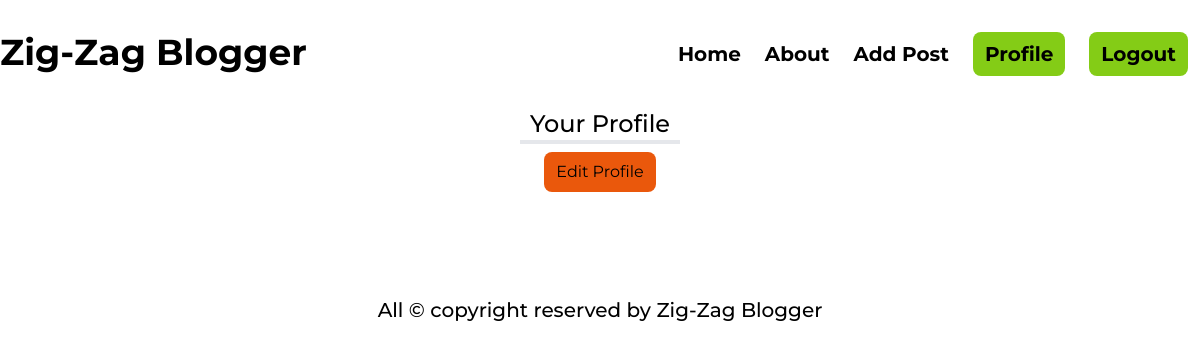
Page /author/profile/ (signed in) on the earlier database version.
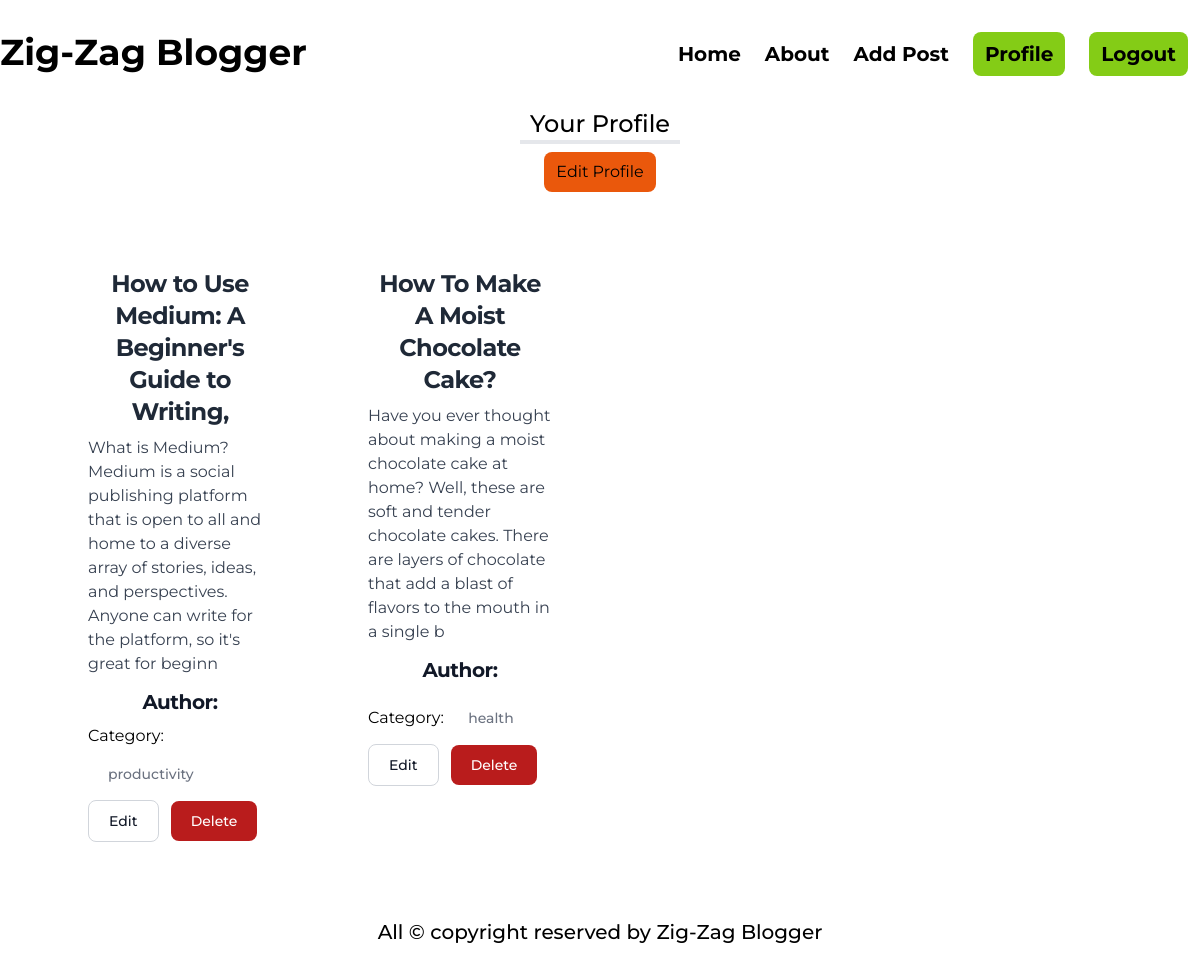
Same page on the later database version.
### posts/models.py (models this page shows, shortened)
class Post(models.Model):
    title = models.CharField(max_length=50)
    content = models.TextField()
    category = models.ManyToManyField(Category)
    author = models.ForeignKey(User, on_delete=models.CASCADE)
    image = models.ImageField(upload_to='posts/media/uploads/', blank=True, null = True)

### categories/models.py (models this page shows, shortened)
class Category(models.Model):
    name = models.CharField(max_length=50)
    slug = models.SlugField(max_length=100, unique = True, null=True, blank=True)

### author/views.py (the view)
# urls.py: path('profile/', views.profile, name='profile'),
@login_required
def profile(req):
    data = Post.objects.filter(author = req.user)
    return render(req, 'profile.html', {'data':data})

### author/templates/profile.html (shortened to what this page needs)
{% extends "base.html" %}
{% load tailwind_filters %}
{% load crispy_forms_tags %}
{% block content %}
<h1 class="text-2xl text-center mx-auto font-medium border-b-4 w-40">
  Your Profile
</h1>
<div class="text-center">
    <button class="bg-orange-600 px-3 py-2 rounded-lg my-2"><a href="{% url 'edit_profile' %}">Edit Profile</a></button>
</div>
<div class="grid md:grid-cols-2 lg:grid-cols-4 gap-4 my-12 mx-12">
    {% for i in data %}
    <div class="rounded-lg mx-5">
      <div class="p-5">
        <a href="#">
          <h5
            class="mb-2 text-center text-2xl font-bold tracking-tight text-gray-800"
          >
            {{i.title}}
          </h5>
        </a>
        <p class="mb-3 font-normal text-gray-700 dark:text-gray-400">
          {{i.content|slice:":200"}}
        </p>
        <h1
          class="mb-2 text-center text-xl font-bold tracking-tight text-gray-900"
        >
          Author: {{i.author.first_name}} {{i.author.last_name}}
        </h1>
        <p>
          Category: {% for cat in i.category.all %}
          <a
            href="#"
            class="inline-flex items-center px-3 py-2 text-sm font-medium text-center text-gray-500 m-2"
          >
            {{cat.name}}
          </a>
          {% endfor %}
        </p>
        <button
          type="button"
          class="text-gray-900 bg-white border border-gray-300 focus:outline-none hover:bg-gray-100 focus:ring-4 focus:ring-gray-200 font-medium rounded-lg text-sm px-5 py-2.5 me-2 mb-2 dark:bg-gray-800 dark:text-white dark:border-gray-600 dark:hover:bg-gray-700 dark:hover:border-gray-600 dark:focus:ring-gray-700"
        >
          <a href="{% url "edit_post" i.id %}">Edit</a>
        </button>
        <button
          type="button"
          class="focus:outline-none text-white bg-red-700 hover:bg-red-800 focus:ring-4 focus:ring-red-300 font-medium rounded-lg text-sm px-5 py-2.5 me-2 mb-2 dark:bg-red-600 dark:hover:bg-red-700 dark:focus:ring-red-900"
        >
        <a href="{% url "delete_post" i.id %}">Delete</a>
        </button>
      </div>
    </div>
    {% endfor %}
  </div>
{% endblock %}

### templates/base.html (shortened to what this page needs)
{% load static tailwind_tags %}
<html>
  <head>
    {% tailwind_css %}
  </head>
  <body style="font-family: 'Montserrat', sans-serif">
    <nav>
      <div class="flex justify-between max-w-[1200px] mx-auto py-8">
        <div>
          <h1
            class="text-2xl md:text-3xl lg:text-4xl font-bold whitespace-nowrap"
          >
            Zig-Zag Blogger
          </h1>
        </div>
        <div>
          <ul class="flex items-center">
            <li class="text-xl font-bold mx-3">
              <a href="{% url 'home' %}">Home</a>
            </li>
            <li class="text-xl font-bold mx-3"><a href="">About</a></li>
            {% if user.is_authenticated %}
            <li class="text-xl font-bold mx-3">
              <a href="{% url 'add_post' %}">Add Post</a>
            </li>
            {% endif %}  {% if user.is_authenticated %}
            <li class="text-xl font-bold mx-3 bg-lime-500 rounded-lg px-3 py-2">
              <a href="{% url 'profile' %}">Profile</a>
            </li>
            <li class="text-xl font-bold mx-3 bg-lime-500 rounded-lg px-3 py-2">
              <a href="{% url 'logout' %}">Logout</a>
            </li>
            {% endif %}
          </ul>
        </div>
      </div>
    </nav>
     {% block content %} {% endblock %}
    <footer class="text-center text-xl font-medium my-12">
      <p>All &copy; copyright reserved by Zig-Zag Blogger</p>
    </footer>
  </body>
</html>

Differences in the rows shown:
added Post: title "How to Use Medium: A Beginner's Guide to Writing,", content "What is Medium? Medium is a social publishing platform that is open to all and home to a diverse array of stories, ideas, and perspectives. Anyone can write for the platform, so it's great for beginn"
added Category: name "productivity", shown under "How to Use Medium: A Beginner's Guide to Writing,"
added Post: title "How To Make A Moist Chocolate Cake?", content "Have you ever thought about making a moist chocolate cake at home? Well, these are soft and tender chocolate cakes. There are layers of chocolate that add a blast of flavors to the mouth in a single b"
added Category: name "health", shown under "How To Make A Moist Chocolate Cake?"
